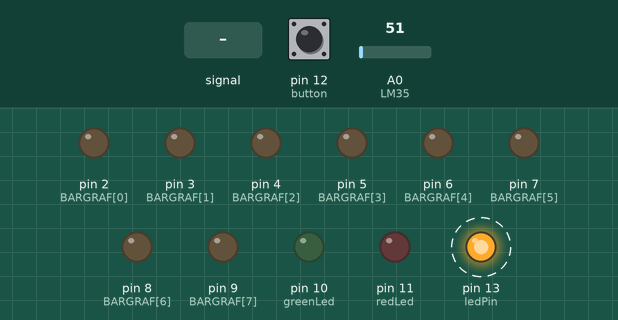
This sketch was run on a simulated Arduino Leonardo, built with avr-gcc and run on an emulated ATmega32U4. Parts: output pins drawn as LEDs (lit = HIGH). Dashed ring = blinking. Inputs (shaded band) come from the test bench; at power-on: A0 (LM35) = 51, pin 12 (button) LOW. What the sketch prints to the serial monitor is not drawn.

Above: at 1.2 s.
1.3 s: A0 (LM35) set to 91
3.5 s: A0 (LM35) set to 109
At 5.6 s:
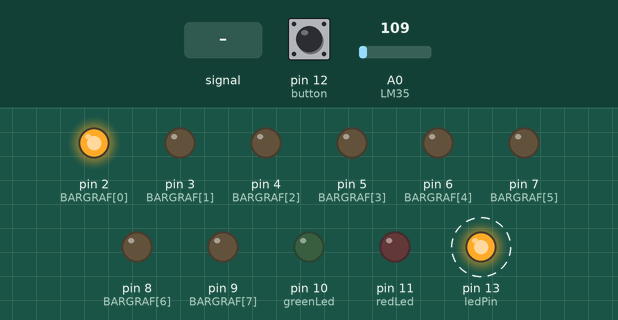
6.5 s: A0 (LM35) fed a 200 Hz sine of ±81 counts around its level
At 7.8 s:
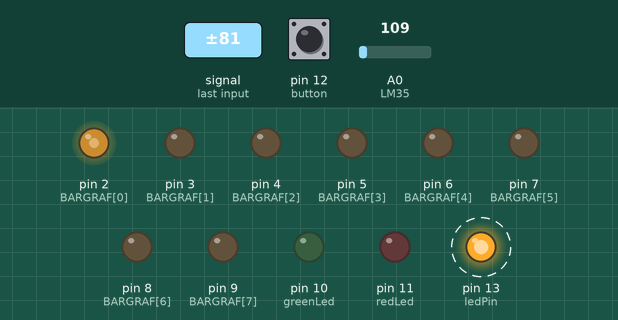
9.5 s: pin 12 (button) pulled HIGH for 0.15 s
At 11.4 s:
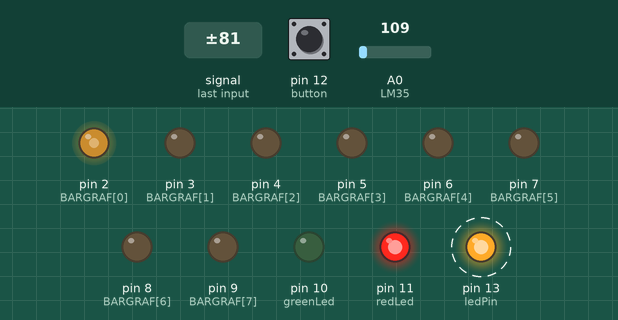
12.6 s: pin 12 (button) pulled HIGH for 1 s
At 13.8 s:
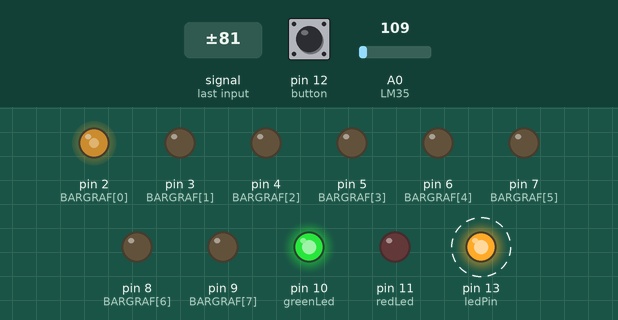
16.6 s: A0 (LM35) set to 86
At 17.6 s:
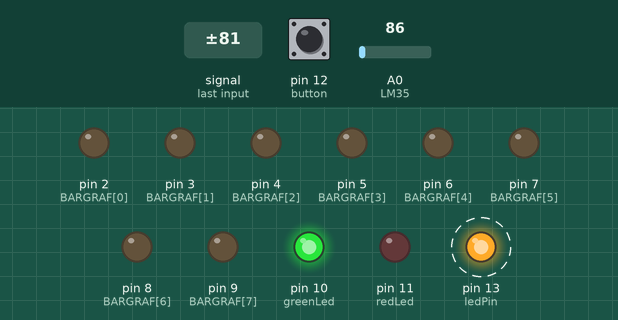
Timing chart, 0 to 20.6 s (numbered marks = the images above; inputs shaded):
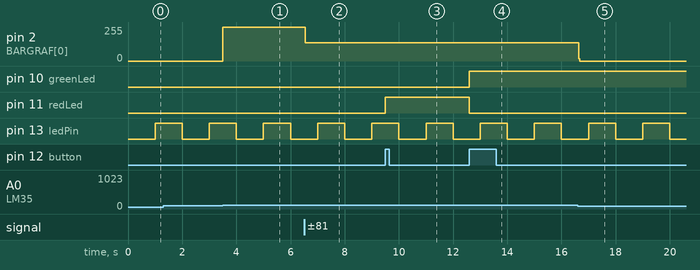

The sketch:

Testar_analog_com_bargraf.ino
```cpp
#define ANALOGCONVERSION 0.1075268817204301;//no Leonardo usar 0.4887585532
//#define ANALOGCONVERSION 0.4887585532;

const int LM35 = 0; //Sensor de temperatura está no pino analógico 0
float temperature = 0;
int ADClido = 0;

//const int Buzzer = 12; //Buzina está no pino digital 12
const int BARGRAF[] = {2,3,4,5,6,7,8,9,10,11}; //Bargraf está nos pinos digitais de 2 a 11

const int ledPin = LED_BUILTIN;
int ledState = LOW;
unsigned long previousMillis = 0;
const long interval = 1000;

const int button = 12;
const int redLed = 11;
const int greenLed = 10;
int redLedState = LOW;
int greenLedState = LOW;
int previousButtonState = LOW;
int actualButtonState = LOW;


void setup() {
  analogReference(DEFAULT);
  //pinMode(Buzzer, OUTPUT);
  for(int i = 0; i < 10; i++)
    pinMode(BARGRAF[i], OUTPUT);
  pinMode(ledPin, OUTPUT);
  Serial.begin(9600);

  pinMode(button, INPUT);
  pinMode(redLed, OUTPUT);
  pinMode(greenLed, OUTPUT);

  digitalWrite(redLed, LOW);
  digitalWrite(greenLed, LOW);
}

void loop() {
  unsigned long currentMillis = millis();
  if(currentMillis - previousMillis >= interval){
    previousMillis = currentMillis;
    if(ledState)
      ledState = LOW;
    else
      ledState = HIGH;

    digitalWrite(ledPin, ledState);
  }

  actualButtonState = digitalRead(button);
  if(actualButtonState && !previousButtonState){
    Serial.println(1000);
    if(!redLedState){
      digitalWrite(redLed, HIGH);
      digitalWrite(greenLed, LOW);
      redLedState = HIGH;
      greenLedState = LOW;
    }
    else{
      digitalWrite(redLed, LOW);
      digitalWrite(greenLed, HIGH);
      redLedState = LOW;
      greenLedState = HIGH;
    }
  }
  else
    Serial.println(10000);
  previousButtonState = actualButtonState;


  ADClido = analogRead(LM35);
  temperature = ADClido*0.0977517106549365;

  float temperatureSetPoint = 9.9;
  if(temperature > temperatureSetPoint){
    digitalWrite(BARGRAF[0], HIGH);
  }
  else{
    digitalWrite(BARGRAF[0], LOW);
  }

  temperatureSetPoint += 10.0;

  if(temperature > temperatureSetPoint){
    digitalWrite(BARGRAF[1], HIGH);
  }
  else{
    digitalWrite(BARGRAF[1], LOW);
  }

  temperatureSetPoint += 10.0;

  if(temperature > temperatureSetPoint){
    digitalWrite(BARGRAF[2], HIGH);
  }
  else{
    digitalWrite(BARGRAF[2], LOW);
  }

  temperatureSetPoint += 10.0;

  if(temperature > temperatureSetPoint){
    digitalWrite(BARGRAF[3], HIGH);
  }
  else{
    digitalWrite(BARGRAF[3], LOW);
  }

  temperatureSetPoint += 10.0;

  if(temperature > temperatureSetPoint){
    digitalWrite(BARGRAF[4], HIGH);
  }
  else{
    digitalWrite(BARGRAF[4], LOW);
  }

  temperatureSetPoint += 10.0;

  if(temperature > temperatureSetPoint){
    digitalWrite(BARGRAF[5], HIGH);
  }
  else{
    digitalWrite(BARGRAF[5], LOW);
  }

  temperatureSetPoint += 10.0;

  if(temperature > temperatureSetPoint){
    digitalWrite(BARGRAF[6], HIGH);
  }
  else{
    digitalWrite(BARGRAF[6], LOW);
  }

  temperatureSetPoint += 10.0;

  if(temperature > temperatureSetPoint){
    digitalWrite(BARGRAF[7], HIGH);
  }
  else{
    digitalWrite(BARGRAF[7], LOW);
  }

  temperatureSetPoint += 10.0;

  /*if(temperature > temperatureSetPoint){
    digitalWrite(BARGRAF[8], HIGH);
  }
  else{
    digitalWrite(BARGRAF[8], LOW);
  }

  temperatureSetPoint += 10.0;

  if(temperature > temperatureSetPoint){
    digitalWrite(BARGRAF[9], HIGH);
    //tone(Buzzer, 500);
  }
  else{
    digitalWrite(BARGRAF[9], LOW);
    //noTone(Buzzer);
  }*/
  //Serial.println(temperature);

}
```

Measured:
- the behaviour switches between 101 and 102 on A0 (LM35) (found by bisection; images 0 and 1)
- after the input at 3.5 s, pin 2 (BARGRAF[0]): 0/255 → 255/255 at once
- after the input at 6.5 s, pin 2 (BARGRAF[0]): 255/255 → 136/255 after 0.05 s
- after the input at 9.5 s, pin 11 (redLed): LOW → HIGH at once
- after the input at 12.6 s, pin 10 (greenLed): LOW → HIGH at once; pin 11 (redLed): HIGH → LOW at once
- after the input at 16.6 s, pin 2 (BARGRAF[0]): 136/255 → 0/255 at once
- by itself, pin 13 (ledPin): alternates HIGH for 1.0 s and LOW for 1.0 s
